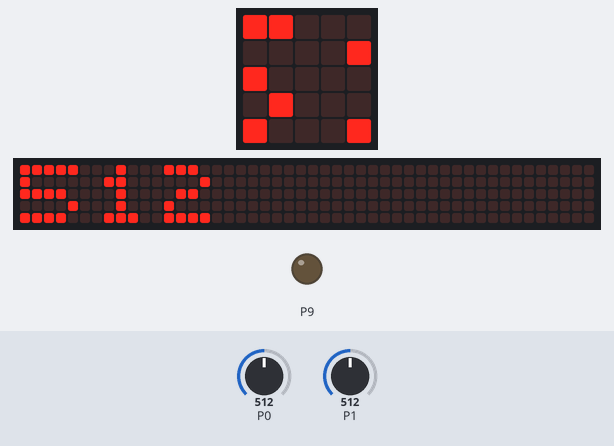
Simulated run of this program. Board: BBC micro:bit (MakeCode). Shown: the board's 5×5 LED display, a strip that is not on the board, showing the scrolling text unrolled, output pins drawn as LEDs (lit = HIGH). The test bench sets the inputs (shaded band); at power-on: P0 = 512, P1 = 512 (analog values on the 0–1023 scale). The 48×5 strip is a reading aid, not a part: it shows the text the display is scrolling, unrolled, one strip-width of it at a time.

Above: at 1.27 s.
1.3 s: P0 set to 0
At 10.3 s:
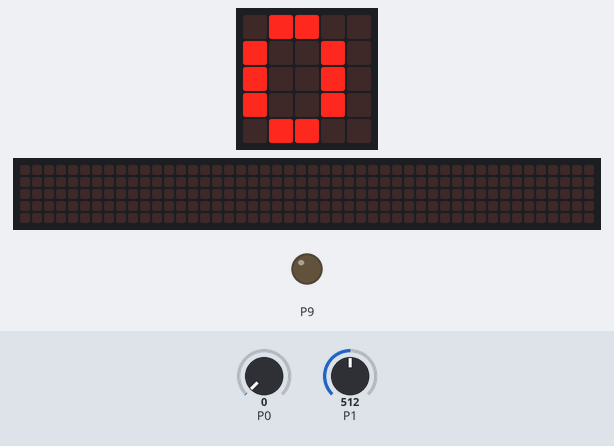
11.2 s: P1 set to 716
At 18.31 s:
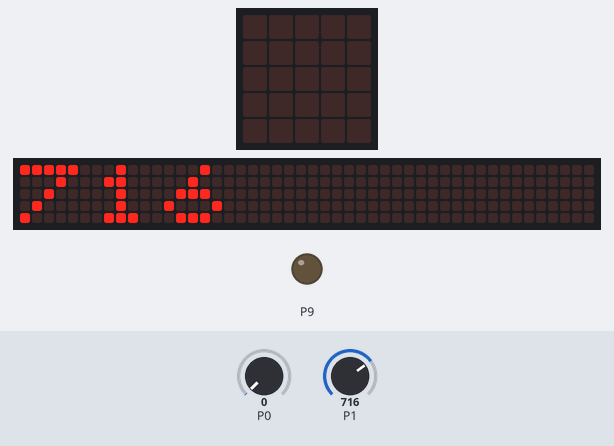
21.1 s: P0 set to 122
At 23.8 s:
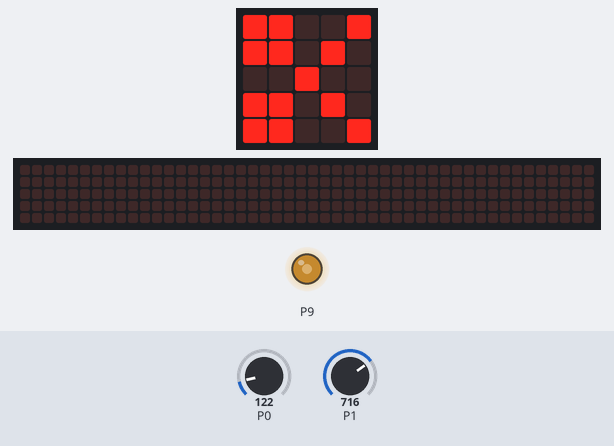
31.0 s: P1 set to 900
At 38.15 s:
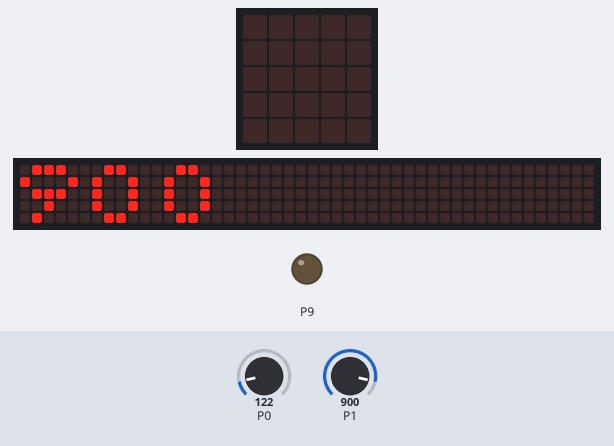
40.9 s: P1 set to 0
At 48.3 s:
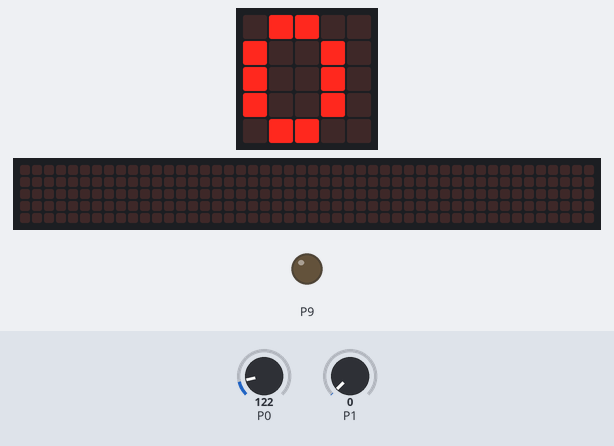
50.8 s: P1 set to 122
Timing chart, 0 to 61.7 s (numbered marks = the images above; inputs shaded):
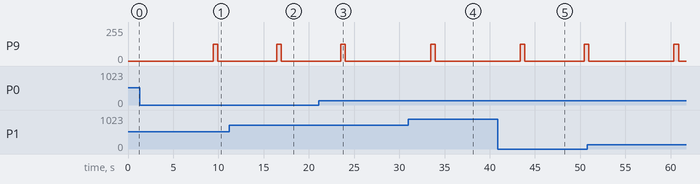

The program:

main.ts
```typescript
basic.forever(function () {
    basic.showNumber(pins.analogReadPin(AnalogPin.P0))
    basic.clearScreen()
    basic.pause(500)
    basic.showNumber(pins.analogReadPin(AnalogPin.P1))
    basic.clearScreen()
    basic.pause(500)
    basic.showIcon(IconNames.Square)
    basic.clearScreen()
    basic.showIcon(IconNames.Scissors)
    pins.analogWritePin(AnalogPin.P9, Math.map(50, 0, 100, 0, 1023))
    pins.analogSetPeriod(AnalogPin.P9, 1000)
    basic.pause(500)
    pins.analogWritePin(AnalogPin.P9, Math.map(0, 0, 100, 0, 1023))
    basic.clearScreen()
})
```

test.ts
```typescript
// i test vanno qui; questi non saranno compilati quando questo pacchetto viene usato come estensione.
```

Measured:
- after the input at 1.3 s, the display: first differs from a run without the input after 8.6 s (image 1)
- after the input at 21.1 s, P9: goes on until 24.0 s, then stays 0/255
- after the input at 40.9 s, the display: first differs from a run without the input after 7.1 s (image 5)
- what the display in image 1 shows lasts 0.8 s, from 9.9 s to 10.7 s
- what the display in image 3 shows lasts 1.1 s, from 22.9 s to 24.0 s
